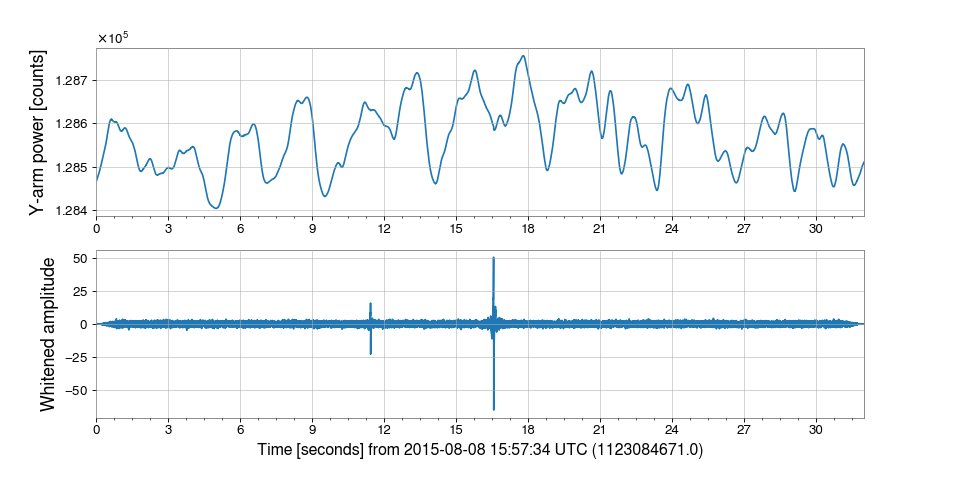

This figure's Python source:
plot = data.plot()
plot.add_timeseries(white, newax=True, sharex=plot.axes[0])
plot.axes[0].set_xlabel('')
plot.axes[0].set_ylabel('Y-arm power [counts]', fontsize=16)
plot.axes[1].set_ylabel('Whitened amplitude', fontsize=16)
plot.show()
